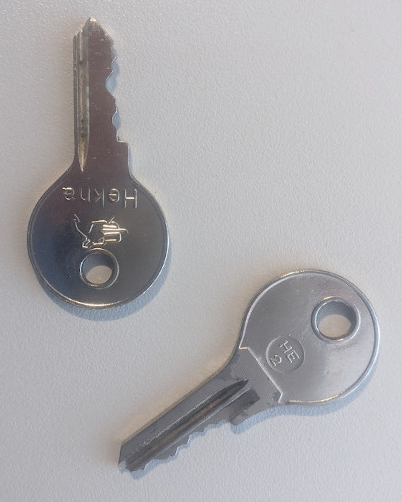
#> input picture Transformations/key.jpg, 402 x 502 px, given in place of dog.jpg, which was not available
$ jupyter execute border.ipynb
#> lines starting #> are read from the running program, lines starting #| are printed output that depends on the picture; pictures that were not available may be replaced by others from this repository, and a replacement may not be noted
[cell 1]
"""
@file copy_make_border.py
@brief Sample code that shows the functionality of copyMakeBorder
"""
import sys
from random import randint
import cv2 as cv

def main(argv):

    borderType = cv.BORDER_CONSTANT
    window_name = "copyMakeBorder Demo"

    imageName = argv[0] if len(argv) > 0 else 'lena.jpg'

    # Loads an image
    src = cv.imread(cv.samples.findFile(imageName), cv.IMREAD_COLOR)
#> src is the input picture: shape (502, 402, 3); mean B, G, R 174.9, 172, 173.5

    # Check if image is loaded fine
    if src is None:
        print ('Error opening image!')
        print ('Usage: copy_make_border.py [image_name -- default lena.jpg] \n')
        return -1

    print ('\n'
           '\t   copyMakeBorder Demo: \n'
           '     -------------------- \n'
           ' ** Press \'c\' to set the border to a random constant value \n'
           ' ** Press \'r\' to set the border to be replicated \n'
           ' ** Press \'ESC\' to exit the program ')

    cv.namedWindow(window_name, cv.WINDOW_AUTOSIZE)

    top = int(0.05 * src.shape[0])  # shape[0] = rows
#> top = 25
    bottom = top
#> bottom = 25
    left = int(0.05 * src.shape[1])  # shape[1] = cols
#> left = 20
    right = left
#> right = 20

    while 1:

        value = [randint(0, 255), randint(0, 255), randint(0, 255)]

        dst = cv.copyMakeBorder(src, top, bottom, left, right, borderType, None, value)
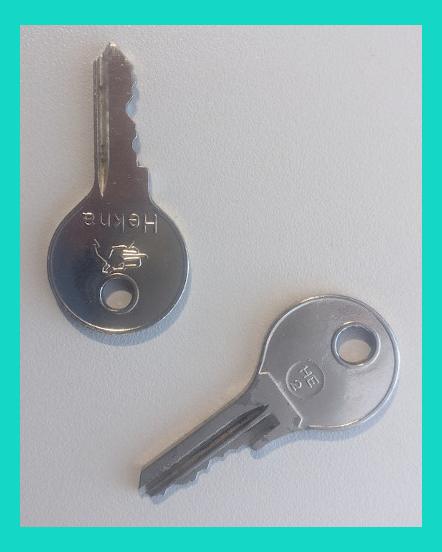
#> dst: shape (552, 442, 3); mean B, G, R 178.7, 179.4, 146.9

        cv.imshow(window_name, dst)

        c = cv.waitKey(500)
#> (key Esc is pressed here)

        if c == 27:
            break
        elif c == 99: # 99 = ord('c')
            borderType = cv.BORDER_CONSTANT
        elif c == 114: # 114 = ord('r')
            borderType = cv.BORDER_REPLICATE

    return 0

if __name__ == "__main__":
    main(['D:/Projects/CV2/Image-Processing/Basic/dog.jpg'])

[cell 2]
import cv2

image = cv2.imread('D:/Projects/CV2/Image-Processing/Basic/dog.jpg')

image = cv2.copyMakeBorder(image, 10, 10, 10, 10, cv2.BORDER_CONSTANT, None, value = (255,1,5))
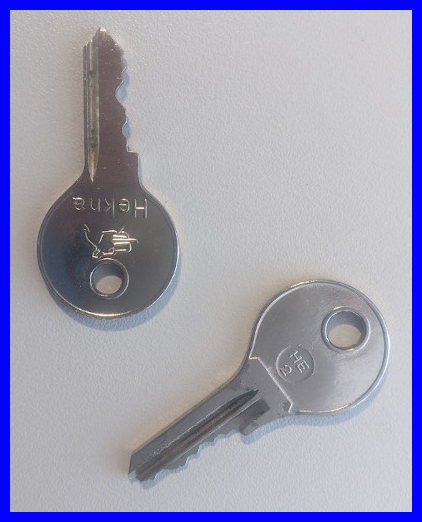
#> image: shape (522, 422, 3); mean B, G, R 181.6, 157.6, 159.3

cv2.imshow('border', image)
cv2.waitKey(0)
cv2.destroyAllWindows()

[cell 3]
import cv2

image = cv2.imread('D:/Projects/CV2/Image-Processing/Basic/dog.jpg')

image = cv2.copyMakeBorder(image, 100, 100, 100, 100, cv2.BORDER_REPLICATE, None)
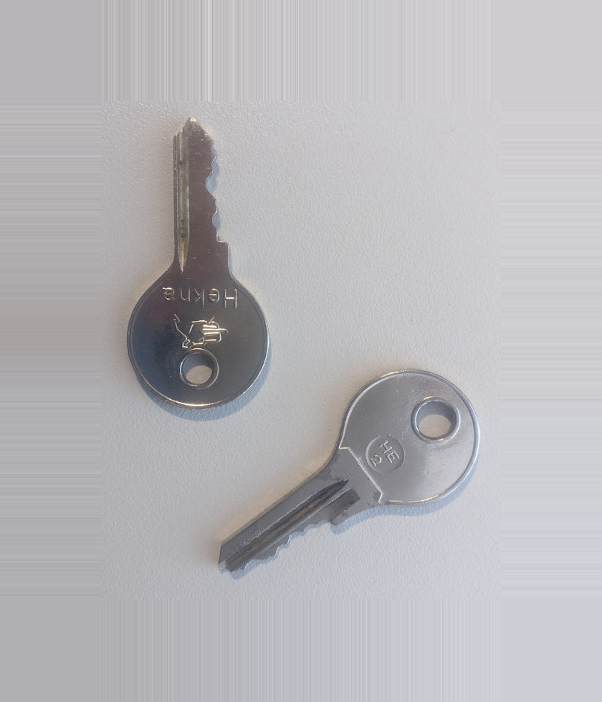
#> image: shape (702, 602, 3); mean B, G, R 185.9, 182.2, 183.5

cv2.imshow('border', image)
cv2.waitKey(0)
cv2.destroyAllWindows()
